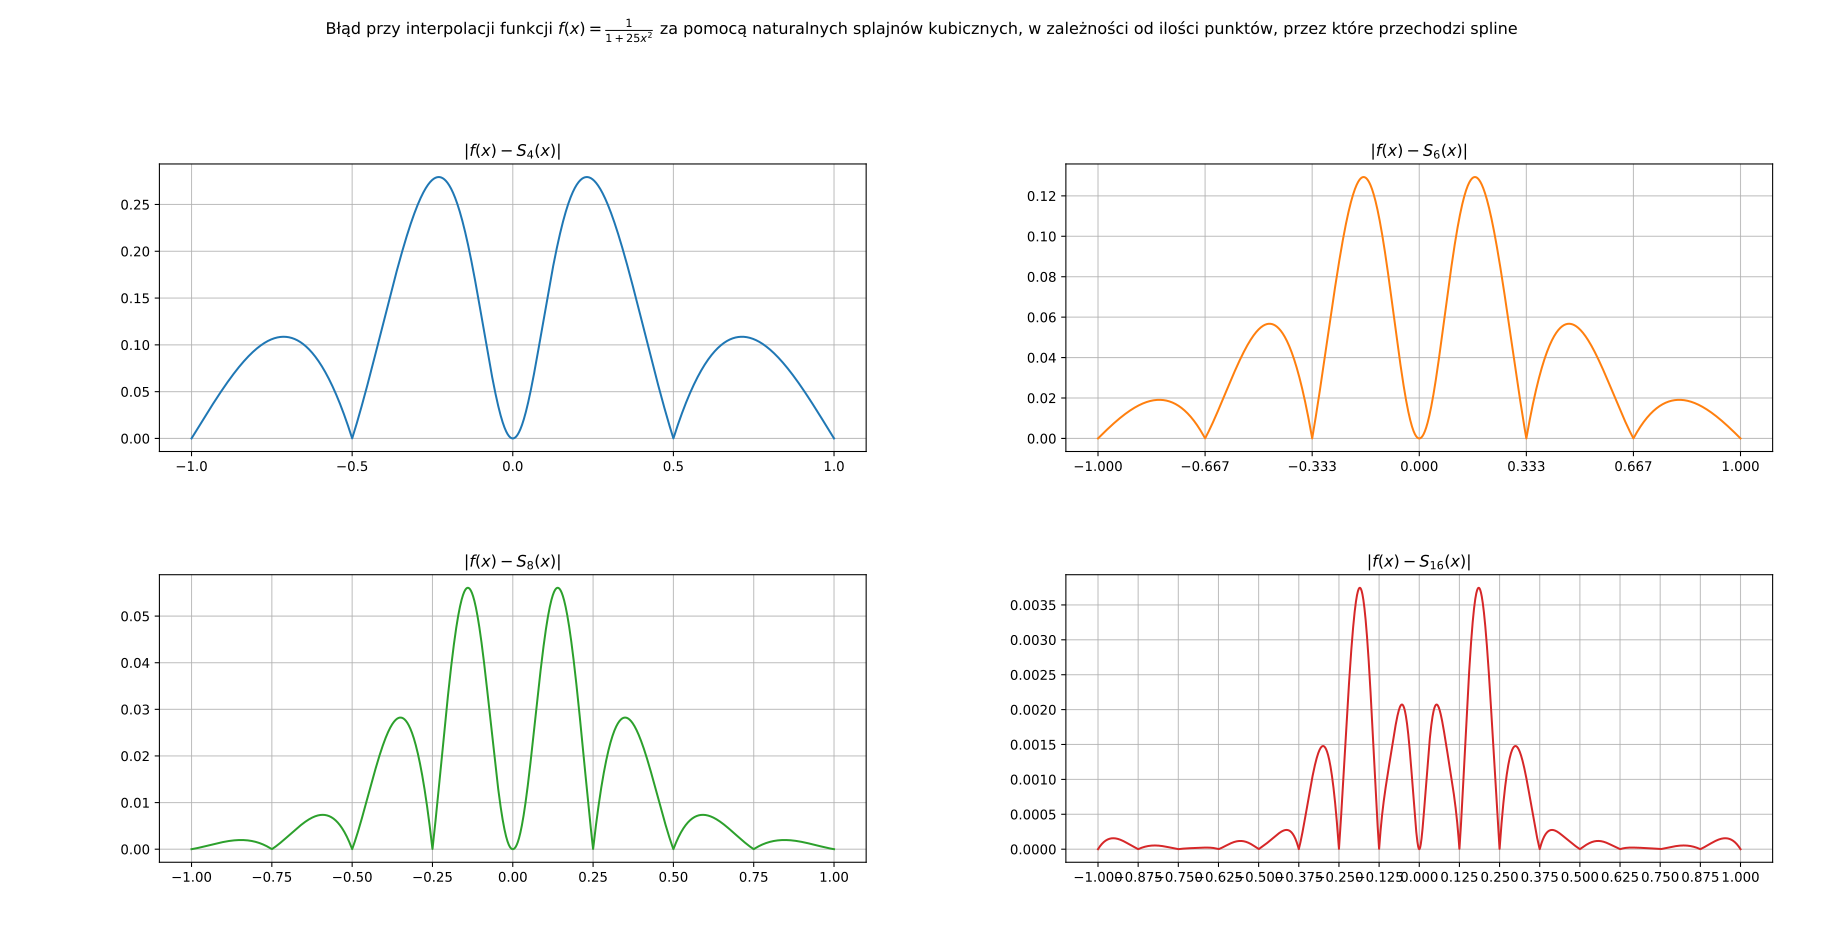

Here is the Python script that generated this plot:
import numpy as np
from matplotlib import pyplot as plt
from shared import *

linspace = np.linspace(-1, 1, 10000)
nList = [4, 6, 8, 16]
fig = plt.figure()
plt.suptitle(
    'Błąd przy interpolacji funkcji $f(x)=\\frac{1}{1+25x^{2}}$ za pomocą naturalnych splajnów kubicznych, w zależności od ilości punktów, przez które przechodzi spline')
for i, n in enumerate(nList):
    ax = fig.add_subplot(2, 2, i+1)

    plt.title('$| f(x) - S_{' + str(n) + '}(x) |$')
    spline, xPoints, _ = createSpline(n)
    ax.set_xticks(xPoints)
    plt.plot(linspace, [abs(f(x) - spline(x)) for x in linspace], color=f'C{i}')
    ax.grid(which='major', axis='both', alpha=0.8)
plt.tight_layout()
plt.show()
